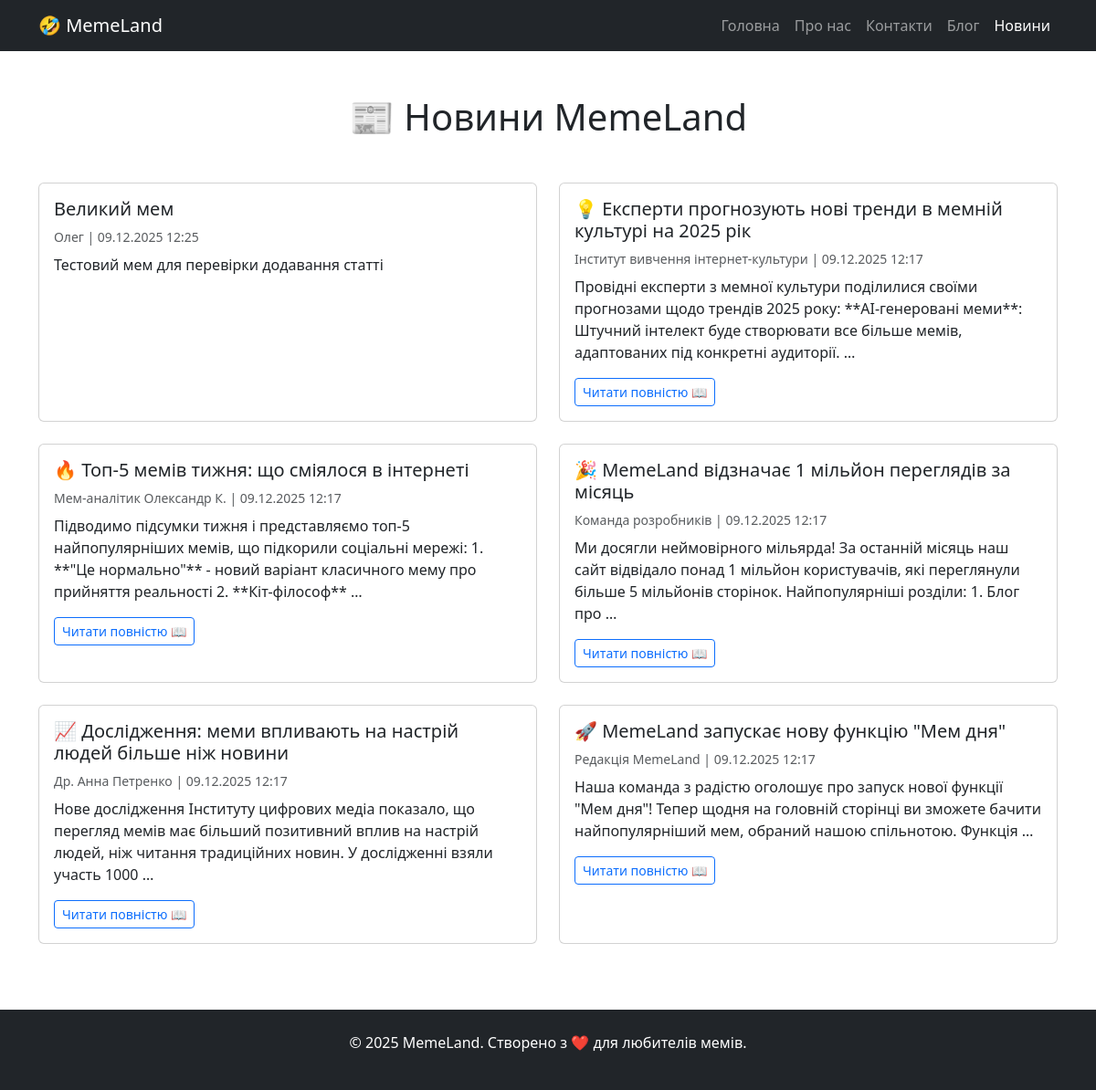
Page /news/ on the committed database.
### main/models.py (models this page shows, shortened)
class News(models.Model):
    title = models.CharField(max_length=200)
    content = models.TextField()
    author = models.CharField(max_length=100)
    date = models.DateTimeField(auto_now_add=True)
    class Meta:
        ordering = ['-date']
        verbose_name = "Новина"
        verbose_name_plural = "Новини"

### main/views.py (the view)
# urls.py: path('news/', views.news_list, name='news'),
def news_list(request):
    news = News.objects.all()
    return render(request, 'news.html', {'news': news})

### main/context_processors.py (called while the page is built)
def show_2fa_setup(request):
    show_setup = False
    if not isinstance(request.user, AnonymousUser) and request.user.is_authenticated:
        has_2fa = TOTPDevice.objects.filter(user=request.user, confirmed=True).exists()
        show_setup = not has_2fa
    return {
        'show_2fa_setup': show_setup
    }

### templates/news.html (shortened to what this page needs)
<!DOCTYPE html>
<html lang="uk">
  <head>
    <link
      href="https://cdn.jsdelivr.net/npm/bootstrap@5.3.2/dist/css/bootstrap.min.css"
      rel="stylesheet"
    />
  </head>
  <body>
    <nav class="navbar navbar-expand-lg navbar-dark bg-dark">
      <div class="container">
        <a class="navbar-brand" href="{% url 'index' %}">🤣 MemeLand</a>
        <div class="collapse navbar-collapse" id="navbarNav">
          <ul class="navbar-nav ms-auto">
            <li class="nav-item">
              <a class="nav-link" href="{% url 'index' %}">Головна</a>
            </li>
            <li class="nav-item">
              <a class="nav-link" href="{% url 'about' %}">Про нас</a>
            </li>
            <li class="nav-item">
              <a class="nav-link" href="{% url 'contact' %}">Контакти</a>
            </li>
            <li class="nav-item">
              <a class="nav-link" href="{% url 'blog' %}">Блог</a>
            </li>
            <li class="nav-item">
              <a class="nav-link active" href="{% url 'news' %}">Новини</a>
            </li>
          </ul>
        </div>
      </div>
    </nav>
    <div class="container mt-5">
      <h1 class="text-center mb-5">📰 Новини MemeLand</h1>
      {% if news %}
      <div class="row">
        {% for item in news %}
        <div class="col-lg-6 mb-4">
          <div class="card h-100">
            <div class="card-body">
              <h5 class="card-title">{{ item.title }}</h5>
              <p class="text-muted small mb-2">
                 {{ item.author }} |
                 {{ item.date|date:"d.m.Y H:i" }}
              </p>
              <p class="card-text">{{ item.content|truncatewords:25 }}</p>
              {% if item.content|length > 150 %}
              <button
                class="btn btn-outline-primary btn-sm"
                data-bs-toggle="modal"
                data-bs-target="#newsModal{{ item.id }}"
              >
                Читати повністю 📖
              </button>
              {% endif %}
            </div>
          </div>
        </div>
        {% endfor %}
      </div>
      {% endif %}
    </div>
    <footer class="bg-dark text-white text-center py-4 mt-5">
      <div class="container">
        <p>&copy; 2025 MemeLand. Створено з ❤️ для любителів мемів.</p>
      </div>
    </footer>
  </body>
</html>

### rows in the picture
News: title "Великий мем", author "Олег", date "09.12.2025 12:25", content "Тестовий мем для перевірки додавання статті"
News: title "💡 Експерти прогнозують нові тренди в мемній культурі на 2025 рік", author "Інститут вивчення інтернет-культури", date "09.12.2025 12:17", content "Провідні експерти з мемної культури поділилися своїми прогнозами щодо трендів 2025 року: **AI-генеровані меми**: Штучний інтелект буде створювати все більше мемів, адаптованих під конкретні аудиторії. …"
News: title "🔥 Топ-5 мемів тижня: що сміялося в інтернеті", author "Мем-аналітик Олександр К.", date "09.12.2025 12:17", content "Підводимо підсумки тижня і представляємо топ-5 найпопулярніших мемів, що підкорили соціальні мережі: 1. **\"Це нормально\"** - новий варіант класичного мему про прийняття реальності 2. **Кіт-філософ** …"
News: title "🎉 MemeLand відзначає 1 мільйон переглядів за місяць", author "Команда розробників", date "09.12.2025 12:17", content "Ми досягли неймовірного мільярда! За останній місяць наш сайт відвідало понад 1 мільйон користувачів, які переглянули більше 5 мільйонів сторінок. Найпопулярніші розділи: 1. Блог про …"
News: title "📈 Дослідження: меми впливають на настрій людей більше ніж новини", author "Др. Анна Петренко", date "09.12.2025 12:17", content "Нове дослідження Інституту цифрових медіа показало, що перегляд мемів має більший позитивний вплив на настрій людей, ніж читання традиційних новин. У дослідженні взяли участь 1000 …"
News: title "🚀 MemeLand запускає нову функцію \"Мем дня\"", author "Редакція MemeLand", date "09.12.2025 12:17", content "Наша команда з радістю оголошує про запуск нової функції \"Мем дня\"! Тепер щодня на головній сторінці ви зможете бачити найпопулярніший мем, обраний нашою спільнотою. Функція …"
